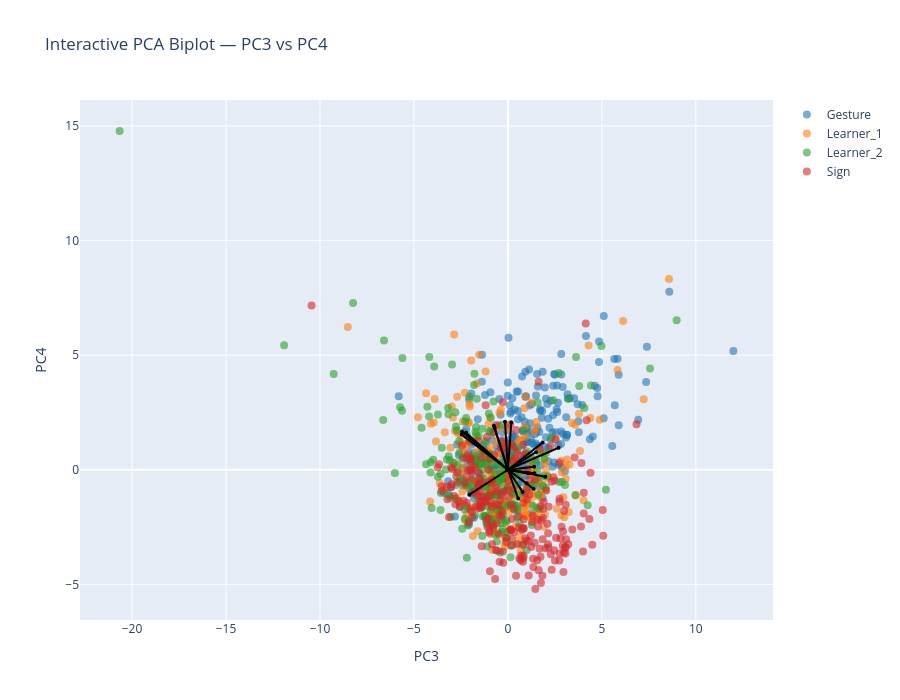

Notebook cell for this chart:
### Markdown cell above
## PC3-PC4

### Code cell
interactive_PCA_biplot(score=x_new_GS, 
                       coeff=loadings_GS, 
                       labels=feature_names, 
                       y=y, 
                       selected_vars=selected_vars, 
                       pc_x=3, 
                       pc_y=4,
                       le=le,
                       show_labels=False)

### Figure 1 — Plotly figure (JSON) as saved in the notebook; plotly's stock layout.template omitted (floating-point values rounded to 4 significant figures; data arrays with more than 128 entries replaced by an {"elided": "..."} marker saying what was removed)
{"data": [{"hoverinfo": "text", "marker": {"color": "#1f77b4", "opacity": 0.6, "size": 8}, "mode": "markers", "name": "Gesture", "showlegend": true, "text": {"elided": "248 str values"}, "type": "scatter", "x": {"elided": "248 float values"}, "y": {"elided": "248 float values"}}, {"hoverinfo": "text", "marker": {"color": "#ff7f0e", "opacity": 0.6, "size": 8}, "mode": "markers", "name": "Learner_1", "showlegend": true, "text": {"elided": "244 str values"}, "type": "scatter", "x": {"elided": "244 float values"}, "y": {"elided": "244 float values"}}, {"hoverinfo": "text", "marker": {"color": "#2ca02c", "opacity": 0.6, "size": 8}, "mode": "markers", "name": "Learner_2", "showlegend": true, "text": {"elided": "240 str values"}, "type": "scatter", "x": {"elided": "240 float values"}, "y": {"elided": "240 float values"}}, {"hoverinfo": "text", "marker": {"color": "#d62728", "opacity": 0.6, "size": 8}, "mode": "markers", "name": "Sign", "showlegend": true, "text": {"elided": "239 str values"}, "type": "scatter", "x": {"elided": "239 float values"}, "y": {"elided": "239 float values"}}, {"hoverinfo": "text", "hovertext": "gross__magnitude__arm_speed_Gmean", "line": {"color": "black"}, "marker": {"size": 4}, "mode": "lines+markers", "showlegend": false, "textposition": "top center", "type": "scatter", "x": [0, 2.696], "y": [0, 0.9608]}, {"hoverinfo": "text", "hovertext": "gross__variability__arm_speed_Gstd", "line": {"color": "black"}, "marker": {"size": 4}, "mode": "lines+markers", "showlegend": false, "textposition": "top center", "type": "scatter", "x": [0, 1.396], "y": [0, 0.1286]}, {"hoverinfo": "text", "hovertext": "gross__magnitude__arm_speed_peak_mean", "line": {"color": "black"}, "marker": {"size": 4}, "mode": "lines+markers", "showlegend": false, "textposition": "top center", "type": "scatter", "x": [0, 1.408], "y": [0, -0.1537]}, {"hoverinfo": "text", "hovertext": "gross__rhythm__arm_speed_peak_rate", "line": {"color": "black"}, "marker": {"size": 4}, "mode": "lines+markers", "showlegend": false, "textposition": "top center", "type": "scatter", "x": [0, 1.849], "y": [0, 1.185]}, {"hoverinfo": "text", "hovertext": "gross__rhythm__arm_speed_mod_depth", "line": {"color": "black"}, "marker": {"size": 4}, "mode": "lines+markers", "showlegend": false, "textposition": "top center", "type": "scatter", "x": [0, 0.551], "y": [0, -1.256]}, {"hoverinfo": "text", "hovertext": "gross__magnitude__arm_acc_Gmean", "line": {"color": "black"}, "marker": {"size": 4}, "mode": "lines+markers", "showlegend": false, "textposition": "top center", "type": "scatter", "x": [0, 1.99], "y": [0, -0.3022]}, {"hoverinfo": "text", "hovertext": "gross__variability__arm_acc_Gstd", "line": {"color": "black"}, "marker": {"size": 4}, "mode": "lines+markers", "showlegend": false, "textposition": "top center", "type": "scatter", "x": [0, 1.085], "y": [0, -0.1479]}, {"hoverinfo": "text", "hovertext": "gross__magnitude__arm_acc_peak_mean", "line": {"color": "black"}, "marker": {"size": 4}, "mode": "lines+markers", "showlegend": false, "textposition": "top center", "type": "scatter", "x": [0, 0.9898], "y": [0, -0.5911]}, {"hoverinfo": "text", "hovertext": "gross__rhythm__arm_acc_mod_depth", "line": {"color": "black"}, "marker": {"size": 4}, "mode": "lines+markers", "showlegend": false, "textposition": "top center", "type": "scatter", "x": [0, 0.7817], "y": [0, -0.9648]}, {"hoverinfo": "text", "hovertext": "gross__rhythm__arm_speed_sampen", "line": {"color": "black"}, "marker": {"size": 4}, "mode": "lines+markers", "showlegend": false, "textposition": "top center", "type": "scatter", "x": [0, 1.498], "y": [0, 0.7661]}, {"hoverinfo": "text", "hovertext": "gross__smoothness__arm_intermittency", "line": {"color": "black"}, "marker": {"size": 4}, "mode": "lines+markers", "showlegend": false, "textposition": "top center", "type": "scatter", "x": [0, 0.1832], "y": [0, 2.065]}, {"hoverinfo": "text", "hovertext": "gross__rhythm__clip_dur_s_totalarm", "line": {"color": "black"}, "marker": {"size": 4}, "mode": "lines+markers", "showlegend": false, "textposition": "top center", "type": "scatter", "x": [0, -0.1525], "y": [0, 2.1]}, {"hoverinfo": "text", "hovertext": "gross__rhythm__band1_coverage_totalarm", "line": {"color": "black"}, "marker": {"size": 4}, "mode": "lines+markers", "showlegend": false, "textposition": "top center", "type": "scatter", "x": [0, -0.7423], "y": [0, 1.916]}, {"hoverinfo": "text", "hovertext": "gross__rhythm__band1_band_power_totalarm", "line": {"color": "black"}, "marker": {"size": 4}, "mode": "lines+markers", "showlegend": false, "textposition": "top center", "type": "scatter", "x": [0, -2.052], "y": [0, -1.086]}, {"hoverinfo": "text", "hovertext": "gross__rhythm__band1_centroid_totalarm", "line": {"color": "black"}, "marker": {"size": 4}, "mode": "lines+markers", "showlegend": false, "textposition": "top center", "type": "scatter", "x": [0, 1.368], "y": [0, -0.8276]}, {"hoverinfo": "text", "hovertext": "fine__handshape__fingertip_spread_mean", "line": {"color": "black"}, "marker": {"size": 4}, "mode": "lines+markers", "showlegend": false, "textposition": "top center", "type": "scatter", "x": [0, -2.227], "y": [0, 1.615]}, {"hoverinfo": "text", "hovertext": "fine__variability__fingertip_spread_std", "line": {"color": "black"}, "marker": {"size": 4}, "mode": "lines+markers", "showlegend": false, "textposition": "top center", "type": "scatter", "x": [0, -2.462], "y": [0, 1.534]}, {"hoverinfo": "text", "hovertext": "fine__handshape__thumb_index_mean", "line": {"color": "black"}, "marker": {"size": 4}, "mode": "lines+markers", "showlegend": false, "textposition": "top center", "type": "scatter", "x": [0, -2.439], "y": [0, 1.66]}, {"hoverinfo": "text", "hovertext": "fine__magnitude__flexion_speed_mean", "line": {"color": "black"}, "marker": {"size": 4}, "mode": "lines+markers", "showlegend": false, "textposition": "top center", "type": "scatter", "x": [0, -0.7063], "y": [0, 1.82]}], "layout": {"height": 700, "hovermode": "closest", "title": {"text": "Interactive PCA Biplot — PC3 vs PC4"}, "width": 900, "xaxis": {"title": {"text": "PC3"}}, "yaxis": {"title": {"text": "PC4"}}}}
